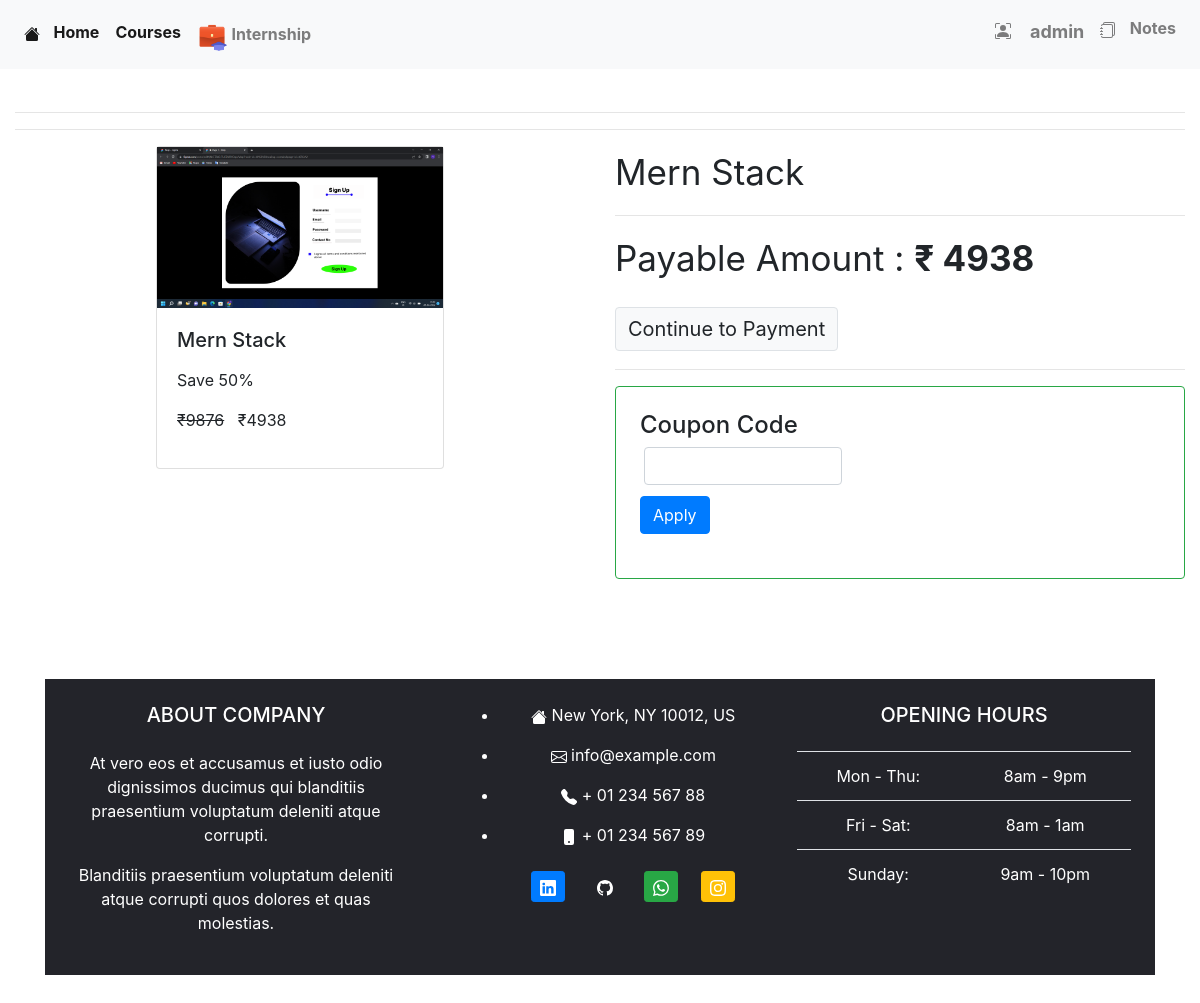
Page /courses/checkout/mern (signed in) on the committed database.
### courses/models/course.py (models this page shows, shortened)
class Course(models.Model):
    name = models.CharField(max_length=100, null=False)
    slug = models.CharField(max_length=100, null=False, unique=True)
    description = models.CharField(max_length=250, null=True)
    price = models.IntegerField(null=False)
    discount = models.IntegerField(null=False, default=0)
    active = models.BooleanField(default=False)
    thumbnail = models.ImageField(upload_to="files/thumbnail")
    date = models.DateTimeField(auto_now_add=True)
    resource = models.FileField(upload_to="files/resource")
    length = models.IntegerField(null=False)

### courses/views/checkout.py (the view, shortened to what this page needs)
# urls.py: path('checkout/<str:slug>', checkout.checkout2, name='checkout'),
def checkout2(request, slug):
    print(request.user.is_authenticated)
    course = Course.objects.get(slug=slug)
    user = None
    if request.user.is_authenticated is False:
        return redirect('login')
    user = request.user
    action = request.GET.get('action')
    couponcode = request.GET.get('couponcode')
    couponcodeerror = None
    order = None
    payment = None
    error = None
    amount = None
    coupon = None
    try:
        user_course = UserCourse.objects.get(user=user, course=course)
        error = "You are Already enrolled in this course"
    except:
        pass
    if error is None:
        amount = int((course.price - (course.price * course.discount * 0.01)) * 100)
    if amount == 0:
        userCourse = UserCourse(user=user, course=course)
        userCourse.save()
        return redirect('mycourses')
    return render(request, template_name='courses/check_out.html',
                  context={'course': course, 'order': order, 'payment': payment, 'user': user, 'error': error,
                           'couponcodeerror': couponcodeerror, 'coupon': coupon})

### courses/templatetags/course_custom_tags.py (called while the page is built)
@register.simple_tag
def cal_sellprice(price, discount):
    if discount is None or discount is 0:
        return price
    sellprice = price
    sellprice = price - (price * discount * 0.01)
    return math.floor(sellprice)

@register.filter
def rupee(price):
    return f'₹{price}'

### courses/templates/courses/check_out.html (shortened to what this page needs)
{% extends 'courses/base.html' %}
{% load course_custom_tags %}
{% block content %}
<div class="container-fluid">
   <br>
   <br>
   <hr>
   <hr>
   <div class="row">
      <div class="col">
         <div class="card mx-auto" style="width: 18rem;">
            <img class="card-image-top" src="{{course.thumbnail.url}}" alt="Card image cap">
            <div class="card-body">
               <h5 class="card-title">{{course.name}}</h5>
               <p class="card-text">
               <p>Save {{course.discount}}%</p>
               <p class="price"> <del>{{course.price|rupee}}</del>
                  <span> {% cal_sellprice course.price course.discount as value %}{{value|rupee}}</span>
               </p>
               </p>
            </div>
         </div>
      </div>
      <div class="col" style="font-size: 35px">
         {{course.name}}
         <hr>
         {% if coupon %}
         <p class="alert alert-success border" style="font-size : 20px;">
            Coupon Code Applied Successfully
            You Have Got {{coupon.discount}}% Discount
         </p>
         <br>
         <p>Payable Amount : <b>₹ {% cal_sellprice course.price coupon.discount as value%}{{value}}</b></p>
         <a class="btn btn-light border" style="font-size:20px" href="?action=create_payment&couponcode={{coupon.code}}">Continue to Payment</a>
         {% else %}
         <p>Payable Amount : <b>₹ {% cal_sellprice course.price course.discount as value%}{{value}}</b></p>
         <a class="btn btn-light border" style="font-size:20px" href="?action=create_payment">Continue to Payment</a>
         {% endif %}
         <hr>
         <div class="border p-4 rounded border-success">
            <h4>Coupon Code</h4>
            <form action="" method="get">
               <div class="col-lg-5" style="padding-left : 4px;">
                  <input type="text" name="couponcode" class="form-control" id="">
               </div>
               <div class="form-group">
                  <input type="submit" value="Apply" class="btn btn-primary">
               </div>
            </form>
         </div>
         <br>
      </div>
   </div>
</div>
{% endblock %}

### courses/templates/courses/base.html (shortened to what this page needs)
<!doctype html>
<html lang="en">
   <head>
      <link rel="stylesheet" href="https://cdn.jsdelivr.net/npm/bootstrap@4.3.1/dist/css/bootstrap.min.css">
   </head>
   <body oncontextmenu="return false;">
      <nav class="navbar fixed-top navbar-expand-lg navbar-light bg-light">
         <div class="collapse navbar-collapse" id="navbarTogglerDemo02">
            <ul class="navbar-nav mr-auto mt-2 mt-lg-0">
               <li class="nav-item active">
                  <a class="nav-link" href="/courses" style="padding-top : 10px;">
                     &nbsp;&nbsp;<b>Home</b> <span class="sr-only">(current)</span>
                  </a>
               </li>
               <li class="nav-item active">
                  <a class="nav-link" href="/courses/home" style="padding-top : 10px;"><b>Courses</b> <span class="sr-only">(current)</span></a>
               </li>
               {% if request.user.is_authenticated %}
               <li class="nav-item" style="padding-top:3px;">
                  <a class="nav-link" href="/courses/internship"><img style="height:30px;">
<b>Internship</b></a>
               </li>
               {% endif %}
            </ul>
            <ul class="navbar-nav ml-auto">
               {% if request.user.is_authenticated %}
                <div class="dropdown">
                 <h4  type="" id="dropdownMenuButton1" data-bs-toggle="dropdown" aria-expanded="false">
               <li class="nav-item" >
                  <a class="nav-link" href="#">
                     &nbsp;&nbsp;<b style="font-size:18px;">{{request.user}}</b>
                  </a>
               </li>
                 </h4>
               </div>
               <li class="nav-item">
                  <a class="nav-link" href="/notes">
                     &nbsp;&nbsp;<b style="padding-top:15px;">Notes</b>
                  </a>
               </li>
               {% endif %}
            </ul>
         </div>
      </nav>
      {% block content %}
      {% endblock %}
      <div class="container my-5">
         <footer class="text-white text-center text-lg-start" style="background-color: #23242a;">
            <div class="container p-4">
               <div class="row mt-6">
                  <div class="col-lg-4 col-md-12 mb-4 mb-md-0">
                     <h5 class="text-uppercase mb-4">About company</h5>
                     <p>
                        At vero eos et accusamus et iusto odio dignissimos ducimus qui blanditiis praesentium
                        voluptatum deleniti atque corrupti.
                     </p>
                     <p>
                        Blanditiis praesentium voluptatum deleniti atque corrupti quos dolores et quas
                        molestias.
                     </p>
                  </div>
                  <div class="col-lg-4 col-md-6 mb-4 mb-md-0">
                     <ul class="fa-ul" style="margin-left: 1.65em;">
                        <li class="mb-3">
                           <span class="fa-li"></span><span class="ms-2">New York, NY 10012, US</span>
                        </li>
                        <li class="mb-3">
                           <span class="fa-li"></span><span class="ms-2">info@example.com</span>
                        </li>
                        <li class="mb-3">
                           <span class="fa-li"></span><span class="ms-2">+ 01 234 567 88</span>
                        </li>
                        <li class="mb-3">
                           <svg xmlns="http://www.w3.org/2000/svg" width="16" height="16" fill="currentColor" class="bi bi-phone-fill" viewBox="0 0 16 16">
                              <path d="M3 2a2 2 0 0 1 2-2h6a2 2 0 0 1 2 2v12a2 2 0 0 1-2 2H5a2 2 0 0 1-2-2V2zm6 11a1 1 0 1 0-2 0 1 1 0 0 0 2 0z"/>
                           </svg>
                           <span class="fa-li"></span><span class="ms-2">+ 01 234 567 89</span>
                        </li>
                        <div class="mt-4">
                           <a type="button" class="btn btn-floating btn-primary btn-sm">
                           </a>
                           <a type="button" class="btn btn-floating btn-black btn-sm">
                           </a>
                           <a type="button" class="btn btn-floating btn-success btn-sm" href="https://www.instagram.com/">
                           </a>
                           <a type="button" class="btn btn-floating btn-warning btn-sm">
                           </a>
                        </div>
                     </ul>
                  </div>
                  <div class="col-lg-4 col-md-6 mb-4 mb-md-0">
                     <h5 class="text-uppercase mb-4">Opening hours</h5>
                     <table class="table text-center text-white">
                        <tbody class="font-weight-normal">
                           <tr>
                              <td>Mon - Thu:</td>
                              <td>8am - 9pm</td>
                           </tr>
                           <tr>
                              <td>Fri - Sat:</td>
                              <td>8am - 1am</td>
                           </tr>
                           <tr>
                              <td>Sunday:</td>
                              <td>9am - 10pm</td>
                           </tr>
                        </tbody>
                     </table>
                  </div>
               </div>
            </div>
         </footer>
      </div>
   </body>
</html>

### rows in the picture
Course: thumbnail (picture), name "Mern Stack", discount "50", price "₹9876"

### other values in the picture
{{ request.user }} "admin"
{{ value|rupee }} "₹4938"
{{ value }} "4938"
